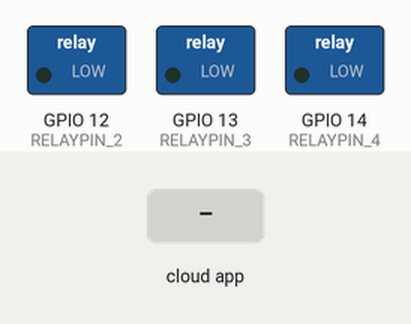
This sketch was run on a simulated ESP8266 (NodeMCU). Parts: switched loads named in the sketch (green lamp = pin HIGH). The test bench sets the inputs (shaded band). WiFi joins after 1.5 s; servers stay silent unless stated; what the sketch prints to the serial monitor is not drawn.

Above: at 2.7 s.
2.8 s: the phone or cloud app sets 65f3719d60d81635d1c806f7 to 1
At 3.6 s:
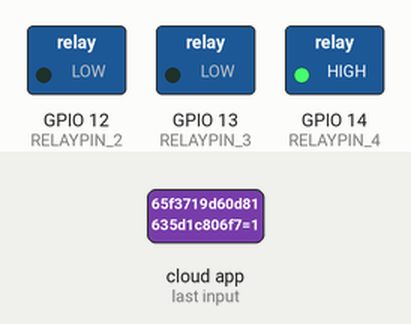
4.3 s: the phone or cloud app sets 65f371b060d81635d1c8071b to 1
At 4.7 s:
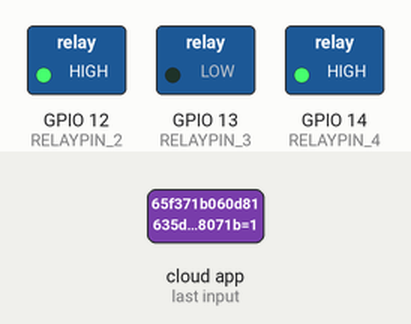
5.8 s: the phone or cloud app sets 65f3719d60d81635d1c806f7 to 0
At 7.0 s:
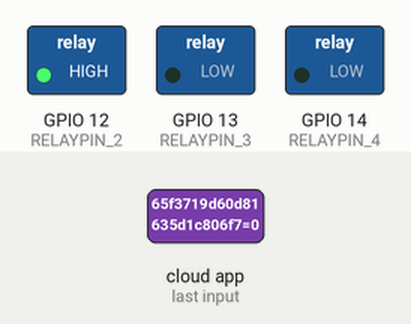
7.3 s: the phone or cloud app sets 65f371bd60d81635d1c8073b to 1
At 8.2 s:
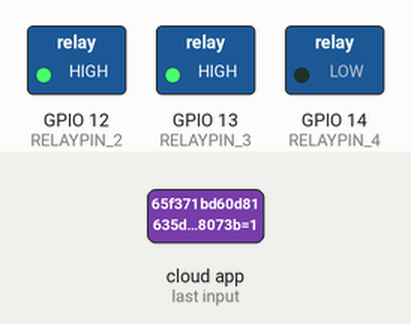
8.8 s: the phone or cloud app sets 65f371b060d81635d1c8071b to 0
At 9.4 s:
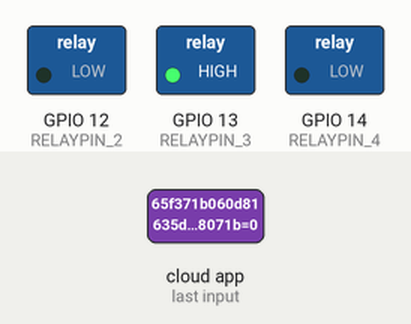
10.3 s: the phone or cloud app sets 65f3719d60d81635d1c806f7 to 1
At 11.7 s:
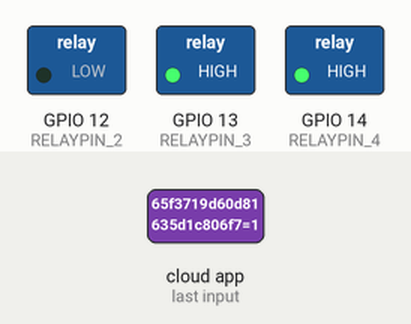
Timing chart, 0 to 12.8 s (numbered marks = the images above; inputs shaded):
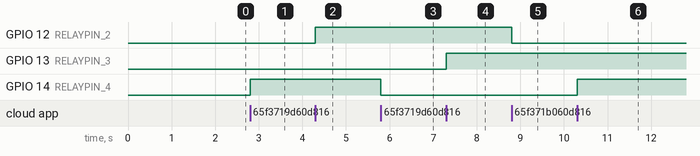

Measured:
- after the input at 2.8 s, GPIO 14 (RELAYPIN_4): LOW → HIGH at once
- after the input at 4.3 s, GPIO 12 (RELAYPIN_2): LOW → HIGH at once
- after the input at 5.8 s, GPIO 14 (RELAYPIN_4): HIGH → LOW at once
- after the input at 7.3 s, GPIO 13 (RELAYPIN_3): LOW → HIGH at once
- after the input at 8.8 s, GPIO 12 (RELAYPIN_2): HIGH → LOW at once
- after the input at 10.3 s, GPIO 14 (RELAYPIN_4): LOW → HIGH at once

The sketch:

ESP_HOME_AUTOMATION.ino
```cpp
#ifdef ENABLE_DEBUG
   #define DEBUG_ESP_PORT Serial
   #define NODEBUG_WEBSOCKETS
   #define NDEBUG
#endif

#include <Arduino.h>
#if defined(ESP8266)
  #include <ESP8266WiFi.h>
#elif defined(ESP32) || defined(ARDUINO_ARCH_RP2040)
  #include <WiFi.h>
#endif

#include "SinricPro.h"
#include "SinricProSwitch.h"

#define WIFI_SSID         "ANKUSH"
#define WIFI_PASS         "123456789"
#define APP_KEY           "47e90517-ca7c-4ef2-92e7-a42f4b65d995"
#define APP_SECRET        "242e70a8-0163-4cb9-a8fe-709f21ab891c-de14c58c-289e-4e3a-a2de-a912b5bde359"

#define SWITCH_ID_4       "65f3719d60d81635d1c806f7"
#define RELAYPIN_4        14

#define SWITCH_ID_2       "65f371b060d81635d1c8071b"
#define RELAYPIN_2        12

#define SWITCH_ID_3       "65f371bd60d81635d1c8073b"
#define RELAYPIN_3        13

#define BAUD_RATE         115200                // Change baudrate to your need.

bool onPowerState1(const String &deviceId, bool &state) {
 Serial.printf("Device 4 turned %s", state?"on":"off");
 digitalWrite(RELAYPIN_4, state ? HIGH:LOW);
 return true; // request handled properly
}

bool onPowerState2(const String &deviceId, bool &state) {
 Serial.printf("Device 2 turned %s", state?"on":"off");
 digitalWrite(RELAYPIN_2, state ? HIGH:LOW);
 return true; // request handled properly
}

bool onPowerState3(const String &deviceId, bool &state) {
 Serial.printf("Device 3 turned %s", state?"on":"off");
 digitalWrite(RELAYPIN_3, state ? HIGH:LOW);
 return true; // request handled properly
}

// setup function for WiFi connection
void setupWiFi() {
  Serial.printf("\r\n[Wifi]: Connecting");

  #if defined(ESP8266)
    WiFi.setSleepMode(WIFI_NONE_SLEEP);
    WiFi.setAutoReconnect(true);
  #elif defined(ESP32)
    WiFi.setSleep(false);
    WiFi.setAutoReconnect(true);
  #endif

  WiFi.begin(WIFI_SSID, WIFI_PASS);

  while (WiFi.status() != WL_CONNECTED) {
    Serial.printf(".");
    delay(250);
  }

  Serial.printf("connected!\r\n[WiFi]: IP-Address is %s\r\n", WiFi.localIP().toString().c_str());
}

void setupSinricPro() {
  pinMode(RELAYPIN_4, OUTPUT);
  pinMode(RELAYPIN_2, OUTPUT);
  pinMode(RELAYPIN_3, OUTPUT);

  SinricProSwitch& mySwitch1 = SinricPro[SWITCH_ID_4];
  mySwitch1.onPowerState(onPowerState1);

  SinricProSwitch& mySwitch2 = SinricPro[SWITCH_ID_2];
  mySwitch2.onPowerState(onPowerState2);

  SinricProSwitch& mySwitch3 = SinricPro[SWITCH_ID_3];
  mySwitch3.onPowerState(onPowerState3);


  // setup SinricPro - Application to control switches
  SinricPro.onConnected([](){ Serial.printf("Connected to SinricPro\r\n"); });
  SinricPro.onDisconnected([](){ Serial.printf("Disconnected from SinricPro\r\n"); });

  SinricPro.begin(APP_KEY, APP_SECRET);
}

// main setup function
void setup() {
  Serial.begin(BAUD_RATE); Serial.printf("\r\n\r\n");
  setupWiFi();
  setupSinricPro();
}

void loop() {
  SinricPro.handle();
}
```
